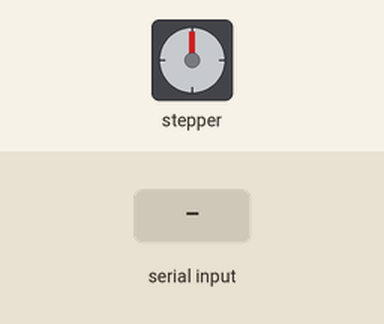
Simulated run of this sketch. Board: Arduino Uno, built with avr-gcc and run on an emulated ATmega328P. Parts: stepper motor. Inputs (shaded band) come from the test bench. Stepper angles assume 200 steps per turn.

Above: at 1.2 s.
1.3 s: "90,45\n" received over Serial
At 1.47 s:
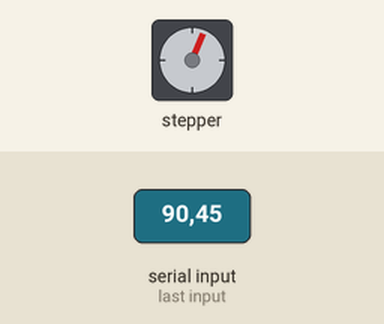
At 2.5 s:
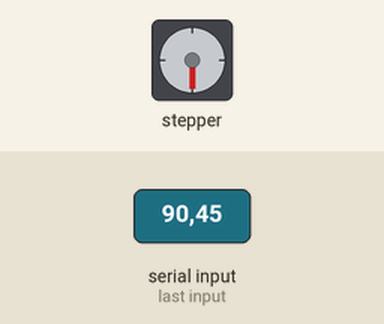
4.3 s: "30,150\n" received over Serial
7.3 s: "5\n" received over Serial
At 9.3 s:
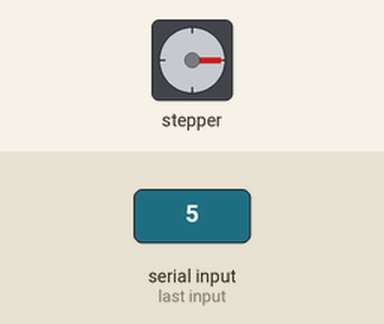
10.3 s: "90\n" received over Serial
13.3 s: "200\n" received over Serial
Timing chart, 0 to 17.3 s (numbered marks = the images above; inputs shaded):
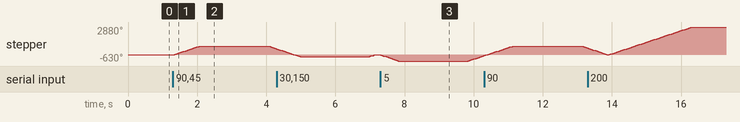

Measured:
- after the input at 1.3 s, stepper: turns 900° clockwise in 0.75 s, then 258° counter-clockwise in 0.20 s
- after the input at 7.3 s, stepper: turns 630° counter-clockwise in 0.51 s, then 538° clockwise in 0.43 s

The sketch:

l2898n.ino
```cpp
#include<Stepper.h>
const int stepsPerRevolution = 200;
Stepper myStepper(stepsPerRevolution,8,9,10,11);


void rotate(int num)
{
  num = 40-num;
  if(num>40)
  {
    myStepper.step(-400);
    delay(2000);
    myStepper.step(400);
  return;}
  int steps = num*10;
  myStepper.step(-steps);
  delay(2000);
  myStepper.step(steps);

}

void setup() {
    // Declare pins as Outputs
  Serial.begin(9600);
  Serial.setTimeout(10);
  myStepper.setSpeed(200);


}

void loop() {

    int a;
    while(Serial.available()){
      String data = Serial.readString();
      a = data.toInt();
//      Serial.println(a);

    rotate(a);
    }

}
```
